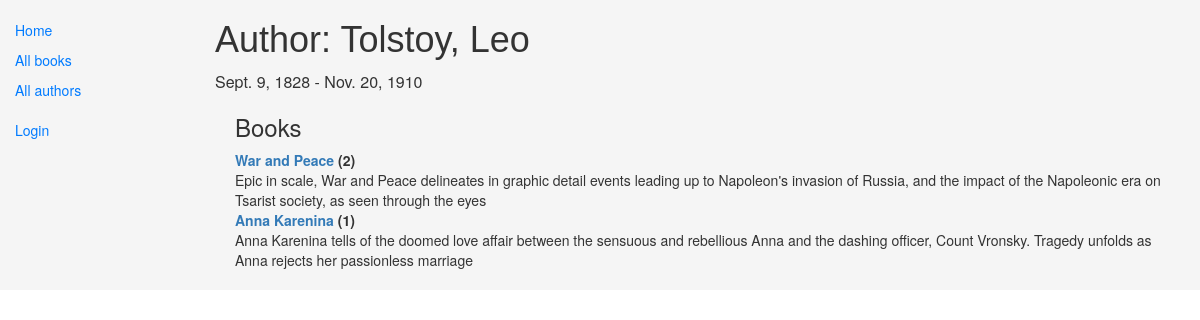
/catalog/author/1/, run on the app's committed database.
### catalog/models.py (models this page shows, shortened)
class Author(models.Model):
    first_name = models.CharField(max_length=100)
    last_name = models.CharField(max_length=100)
    date_of_birth = models.DateField(null=True, blank=True)
    date_of_death = models.DateField('Died', null=True, blank=True)
    def __str__(self):
        return '%s, %s' % (self.last_name, self.first_name)

class Book(models.Model):
    title = models.CharField(max_length=200)
    author = models.ForeignKey('Author', on_delete=models.SET_NULL, null=True)
    summary = models.TextField(max_length=1000, help_text="Enter a brief description of the book")
    isbn = models.CharField('ISBN',max_length=13, help_text='13 Character <a href="https://www.isbn-international.org/content/what-isbn">ISBN number</a>')
    genre = models.ManyToManyField(Genre, help_text="Select a genre for this book")
    language = models.ForeignKey('Language', on_delete = models.SET_NULL, null=True)
    def __str__(self):
        return self.title
    def display_genre(self):
        """
        Creates a string for the Genre. This is required to display genre in Admin.
        """
        return ', '.join([ genre.name for genre in self.genre.all()[:3] ])
    display_genre.short_description = 'Genre'

### catalog/views.py (the view)
# urls.py: path('author/<int:pk>/', views.AuthorDetailView.as_view(), name='author-detail'),
class AuthorDetailView(generic.DetailView):
    model = Author

### catalog/templates/catalog/author_detail.html
{% extends "base_generic.html" %}
{% block content %}
    <h1> Author: {{ author }} </h1>
    <p>{{ author.date_of_birth }} - {% if author.date_of_death %}{{author.date_of_death}}{% endif %}</p>
    <div style="margin-left:20px;margin-top:20px">
        <h3>Books</h3>
        <dl>
            {% for book in author.book_set.all %}
                <dt><a href="{% url 'book-detail' book.pk %}">{{book}}</a> ({{book.bookinstance_set.all.count}}) </dt>
                <dd>{{book.summary}}</dd>
            {% endfor %}
        </dl>
    </div>
{% endblock %}

### catalog/static/css/styles.css (style rules this page uses)
h1, h2 { font-family: Arial, sans-serif; color: #333; }
p { font-size: 16px; line-height: 1.5; }

### data on the page
Author: last_name+first_name "Tolstoy, Leo", date_of_birth "Sept. 9, 1828", date_of_death "Nov. 20, 1910"
Book: title "War and Peace", bookinstance_set.all.count "2", summary "Epic in scale, War and Peace delineates in graphic detail events leading up to Napoleon's invasion of Russia, and the impact of the Napoleonic era on Tsarist society, as seen through the eyes"
Book: title "Anna Karenina", bookinstance_set.all.count "1", summary "Anna Karenina tells of the doomed love affair between the sensuous and rebellious Anna and the dashing officer, Count Vronsky. Tragedy unfolds as Anna rejects her passionless marriage"
